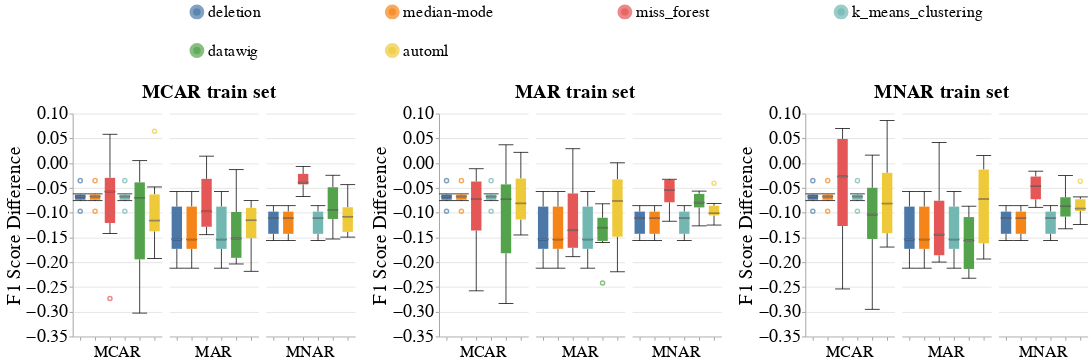

Notebook cell for this chart:
### Code cell
# Categorical
create_box_plots_for_diff_imputers(dataset_name=DATASET_NAME,
                                   column_name='tier',
                                   metric_name='f1_score',
                                   group='race',
                                   db_client=db_client,
                                   without_dummy=True)
